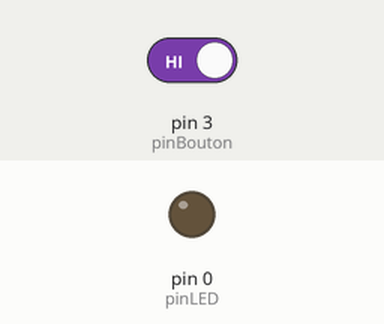
A sketch run on a simulated Arduino Uno, built with avr-gcc and run on an emulated ATmega328P. Parts: output pins drawn as LEDs (lit = HIGH). Dashed ring = blinking. The inputs (shaded band) are chosen by the test bench; at power-on: pin 3 (pinBouton) HIGH.

Above: at 1.8 s.
1.9 s: pin 3 (pinBouton) driven LOW
At 2.4 s:
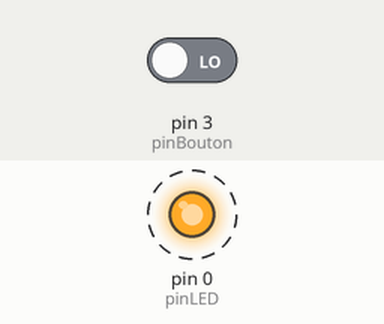
4.9 s: pin 3 (pinBouton) driven HIGH
At 6.0 s:
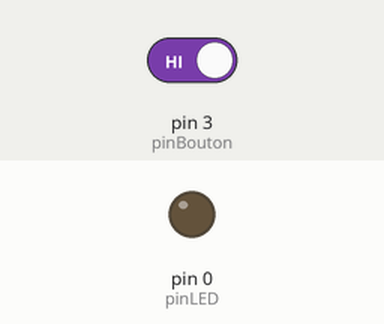
Timing chart, 0 to 7.9 s (numbered marks = the images above; inputs shaded):
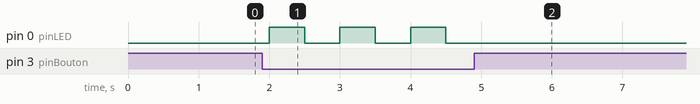

Measured:
- after the input at 1.9 s, pin 0 (pinLED): alternates HIGH for 0.50 s and LOW for 0.50 s, starting after 0.10 s
- after the input at 4.9 s, pin 0 (pinLED): stops changing and stays LOW

The sketch:

led_blanche.ino
```cpp
// Déclaration des broches
int pinLED = 0;
int pinBouton = 3;
int allumer = 0;

void setup() {
  // Configuration des broches
  pinMode(pinLED, OUTPUT);
  pinMode(pinBouton, INPUT);
  digitalWrite(pinLED, LOW);
}

void loop() {

  int etatBouton = digitalRead(pinBouton);

  if (etatBouton == LOW) {
    if(allumer == LOW){
      allumer = HIGH;
    }
    else{
      allumer = LOW;
    }
  }
  digitalWrite(pinLED, allumer);

  delay(500);
}
```
